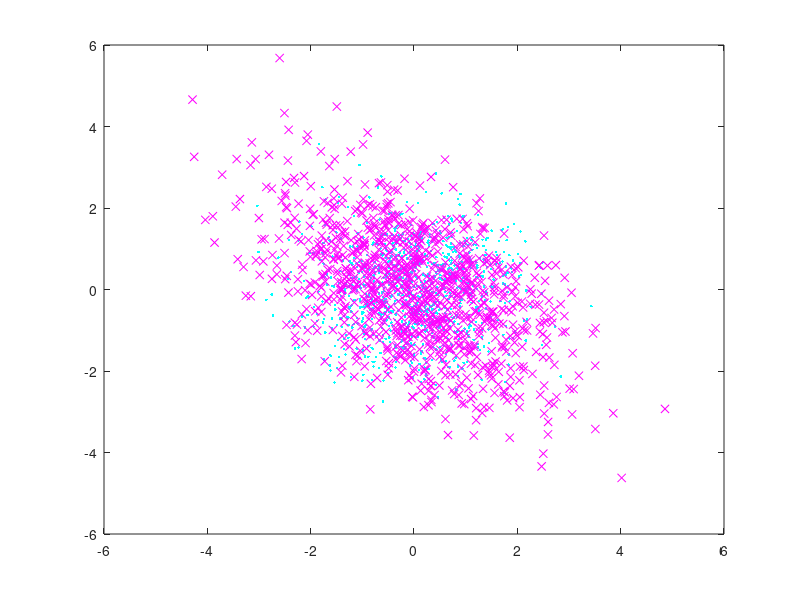

Write MATLAB code to recreate this figure.
C=[2 -1;-1 2]; % covariance matrix
X=randn(1000,2);% generate 1000*2 matrix with Gassian distribution
A=chol(C); % A^t&A = C
Y=X*A;
% mark Gaussian distribution with cyan potins
% mark another Y with magenta x
plot(X(:,1),X(:,2),'c.', Y(:,1),Y(:,2),'mx');